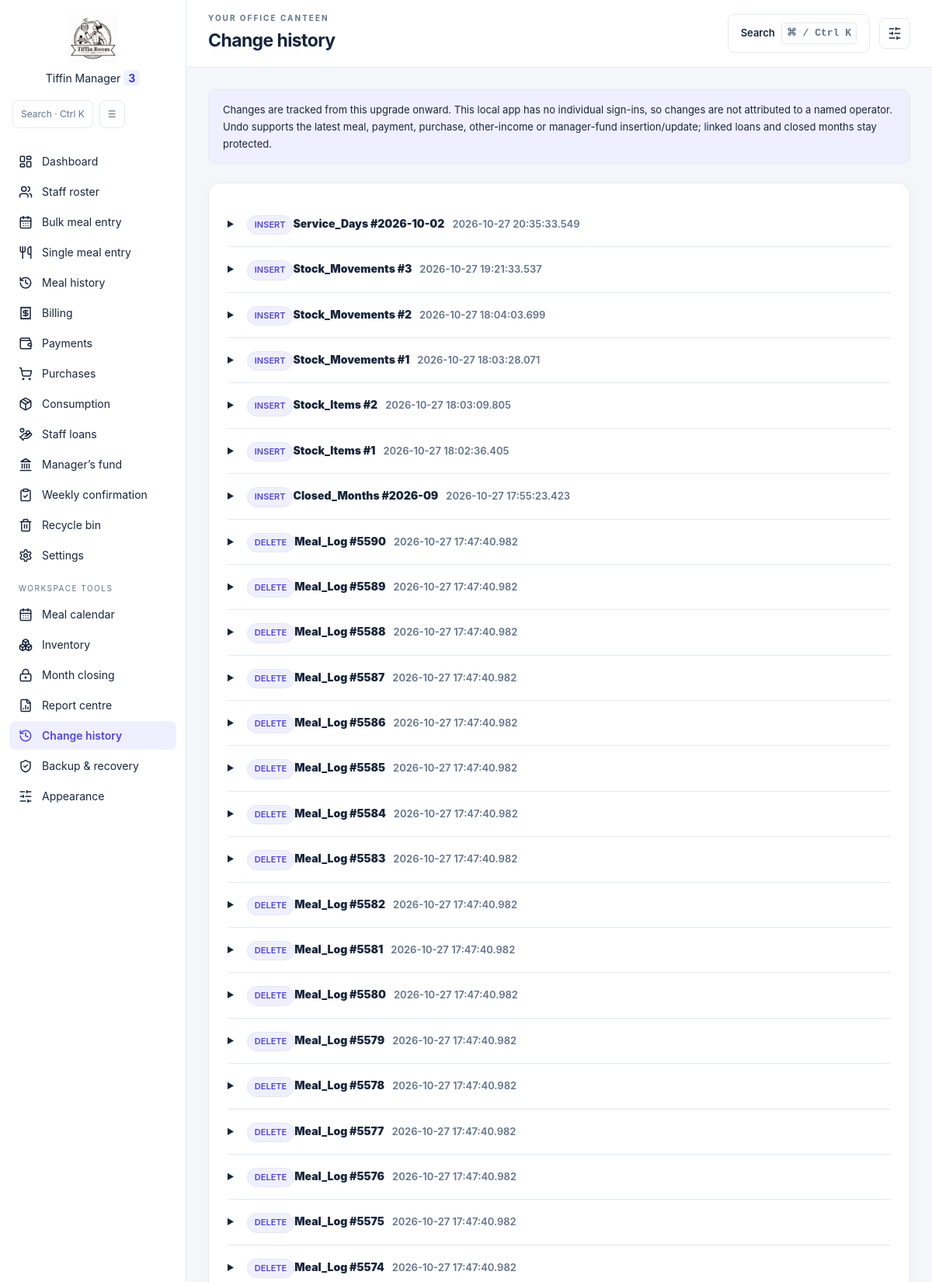
Screenshot of /audit (upper part) with the database file from the repository.
### tables this page shows
CREATE TABLE Audit_Events (event_id INTEGER PRIMARY KEY, changed_at TEXT NOT NULL,
            table_name TEXT NOT NULL, record_id TEXT NOT NULL, action TEXT NOT NULL, before_json TEXT, after_json TEXT);

### features.py (the view)
    @app.get('/audit')
    def audit():
        before=request.args.get('before',type=int) or 9223372036854775807
        with connect() as conn:
            events=records(conn,'''SELECT a.*,u.undone_at,u.reason AS undo_reason FROM Audit_Events a LEFT JOIN Audit_Undone u USING(event_id) WHERE a.event_id<? ORDER BY a.event_id DESC LIMIT 100''',(before,))
            for event in events:
                event['before']=json.loads(event['before_json']) if event['before_json'] else None
                event['after']=json.loads(event['after_json']) if event['after_json'] else None
                event['can_undo']=event['table_name'] in UNDO_TABLES and not event['undone_at'] and event['action'] in ('INSERT','UPDATE')
        return page('audit',title='Change history',events=events)

### app.py (called while the page is built, shortened)
def connect_db():
    connection = sqlite3.connect(DB_FILE, timeout=10)
    if has_request_context():
        g.setdefault("db_connections", []).append(connection)
    return connection

@app.teardown_request
def close_request_connections(error=None):
    for connection in g.pop("db_connections", []):
        connection.close()

@app.context_processor
def form_security():
    session.setdefault("csrf_token", secrets.token_hex(32))
    return {"csrf_token": session["csrf_token"], "submission_token": lambda: secrets.token_hex(24)}

@app.before_request
def validate_submission():
    for key in ("month", "filter_month", "report_month"):
        value = request.args.get(key)
    if request.method != "POST":
        return

@app.after_request
def finish_submission(response):
    if response.status_code >= 400:
        for connection in g.get("db_connections", []):
            try:
                connection.rollback()
            except sqlite3.ProgrammingError:
                pass  # Some handlers already closed their connection.
    if response.status_code >= 400 and getattr(g, "submission_token", None):
        with connect_db() as conn:
            conn.execute("DELETE FROM Form_Submissions WHERE token = ?", (g.submission_token,))
    if request.method == "POST" and response.status_code == 200:
        return redirect(request.path + "?success=1", code=303)
    return response

@app.context_processor
def inject_leadership():
    conn = connect_db()
    cursor = conn.cursor()
    try:
        cursor.execute("SELECT canteen_manager, committee_members FROM Global_Settings WHERE id = 1")
        row = cursor.fetchone()
        manager = row[0] if row and row[0] else "Aleena Jacob"
        committee = row[1] if row and row[1] else "Sabin P S, Abhilash, Sreelekshmi, Lekshmi"
    except Exception:
        manager = "Aleena Jacob"
        committee = "Sabin P S, Abhilash, Sreelekshmi, Lekshmi"
    finally:
        conn.close()
    return dict(canteen_manager=manager, committee_members=committee)

### features.py (called while the page is built)
def records(conn, sql, args=()):
    cursor = conn.execute(sql, args)
    return [dict(zip([c[0] for c in cursor.description], row)) for row in cursor]

### templates/features/audit.html (shortened to what this page needs)
{% extends 'features/base.html' %}{% from 'features/macros.html' import tokens,empty with context %}
{% block content %}<div class="notice">Changes are tracked from this upgrade onward. This local app has no individual sign-ins, so changes are not attributed to a named operator. Undo supports the latest meal, payment, purchase, other-income or manager-fund insertion/update; linked loans and closed months stay protected.</div>
<section class="panel">{% for e in events %}<details class="audit-event"><summary><span class="badge">{{ e.action }}</span><strong>{{ e.table_name|replace('_Raw','') }} #{{ e.record_id }}</strong><span class="muted">{{ e.changed_at }}</span></summary></details>{% else %}{{ empty('No tracked changes yet. New changes will appear here automatically.') }}{% endfor %}</section>{% endblock %}

### static/app.css (style rules this page uses)
* { box-sizing:border-box }
body { margin:0;font-family:Inter,system-ui,-apple-system,"Segoe UI",sans-serif;color:#1e293b;background:#f8fafc }

### static/features.css (style rules this page uses)
:root { --surface:#fff;--canvas:#f5f6fa;--ink:#19253b;--muted:#64748b;--line:#e4e8f0;--brand:#5146d9;--tint:#f0efff;--shadow:0 4px 24px #14234506;color-scheme:light }
body { background:var(--canvas)!important;color:var(--ink)!important }
.muted { color:var(--muted);font-size:13px;line-height:1.65 }
.panel { border:1px solid var(--line);background:var(--surface);border-radius:15px;padding:24px;min-width:0;box-shadow:var(--shadow) }
.badge { display:inline-flex;border:1px solid var(--line);border-radius:20px;padding:4px 9px;font-size:11px;line-height:1.4;background:var(--tint);color:var(--brand) }
.notice { padding:14px 18px;background:var(--tint);border:1px solid var(--line);border-radius:10px;font-size:13px;line-height:1.7 }
details { border-bottom:1px solid var(--line);padding:15px 0 }
summary { cursor:pointer;font-size:14px;font-weight:600;line-height:1.8 }
summary>span { font-size:12px;margin-left:10px }
.feature-page>.panel,.feature-page>.feature-grid,.feature-page>.metrics,.welcome-panel { animation:enter .28s ease both }
.feature-page>section { min-width:0 }

### rows the page displays
Audit_Events: action "INSERT", table_name "Service_Days", record_id "2026-10-02", changed_at "2026-10-27 20:35:33.549"
Audit_Events: action "INSERT", table_name "Stock_Movements", record_id "3", changed_at "2026-10-27 19:21:33.537"
Audit_Events: action "INSERT", table_name "Stock_Movements", record_id "2", changed_at "2026-10-27 18:04:03.699"
Audit_Events: action "INSERT", table_name "Stock_Movements", record_id "1", changed_at "2026-10-27 18:03:28.071"
Audit_Events: action "INSERT", table_name "Stock_Items", record_id "2", changed_at "2026-10-27 18:03:09.805"
Audit_Events: action "INSERT", table_name "Stock_Items", record_id "1", changed_at "2026-10-27 18:02:36.405"
Audit_Events: action "INSERT", table_name "Closed_Months", record_id "2026-09", changed_at "2026-10-27 17:55:23.423"
Audit_Events: action "DELETE", table_name "Meal_Log", record_id "5590", changed_at "2026-10-27 17:47:40.982"
Audit_Events: action "DELETE", table_name "Meal_Log", record_id "5589", changed_at "2026-10-27 17:47:40.982"
Audit_Events: action "DELETE", table_name "Meal_Log", record_id "5588", changed_at "2026-10-27 17:47:40.982"
Audit_Events: action "DELETE", table_name "Meal_Log", record_id "5587", changed_at "2026-10-27 17:47:40.982"
Audit_Events: action "DELETE", table_name "Meal_Log", record_id "5586", changed_at "2026-10-27 17:47:40.982"
Audit_Events: action "DELETE", table_name "Meal_Log", record_id "5585", changed_at "2026-10-27 17:47:40.982"
Audit_Events: action "DELETE", table_name "Meal_Log", record_id "5584", changed_at "2026-10-27 17:47:40.982"
Audit_Events: action "DELETE", table_name "Meal_Log", record_id "5583", changed_at "2026-10-27 17:47:40.982"
Audit_Events: action "DELETE", table_name "Meal_Log", record_id "5582", changed_at "2026-10-27 17:47:40.982"
Audit_Events: action "DELETE", table_name "Meal_Log", record_id "5581", changed_at "2026-10-27 17:47:40.982"
Audit_Events: action "DELETE", table_name "Meal_Log", record_id "5580", changed_at "2026-10-27 17:47:40.982"
Audit_Events: action "DELETE", table_name "Meal_Log", record_id "5579", changed_at "2026-10-27 17:47:40.982"
Audit_Events: action "DELETE", table_name "Meal_Log", record_id "5578", changed_at "2026-10-27 17:47:40.982"
Audit_Events: action "DELETE", table_name "Meal_Log", record_id "5577", changed_at "2026-10-27 17:47:40.982"
Audit_Events: action "DELETE", table_name "Meal_Log", record_id "5576", changed_at "2026-10-27 17:47:40.982"
Audit_Events: action "DELETE", table_name "Meal_Log", record_id "5575", changed_at "2026-10-27 17:47:40.982"
Audit_Events: action "DELETE", table_name "Meal_Log", record_id "5574", changed_at "2026-10-27 17:47:40.982"

### other values shown
{{ title }} "Change history"
